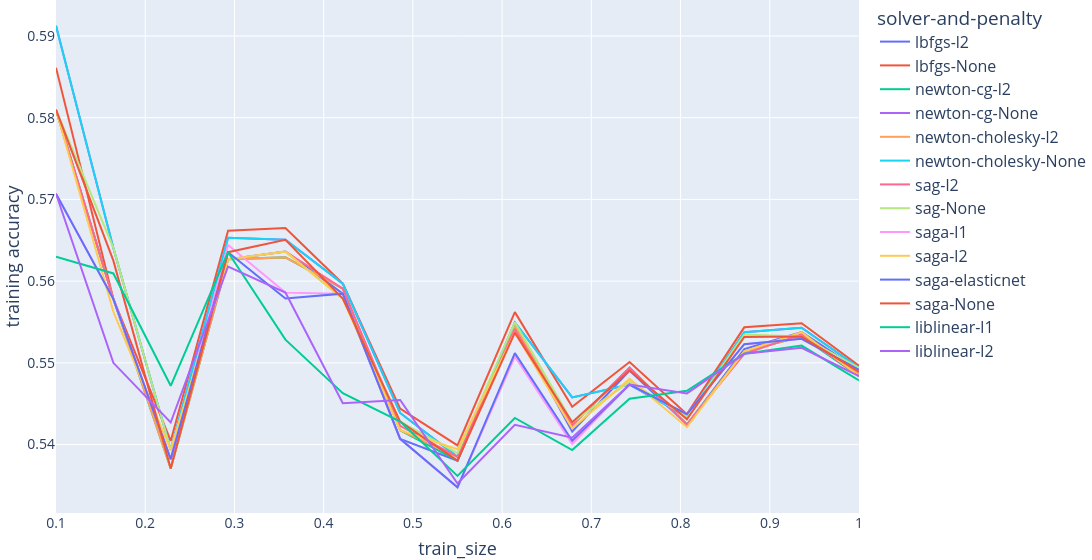
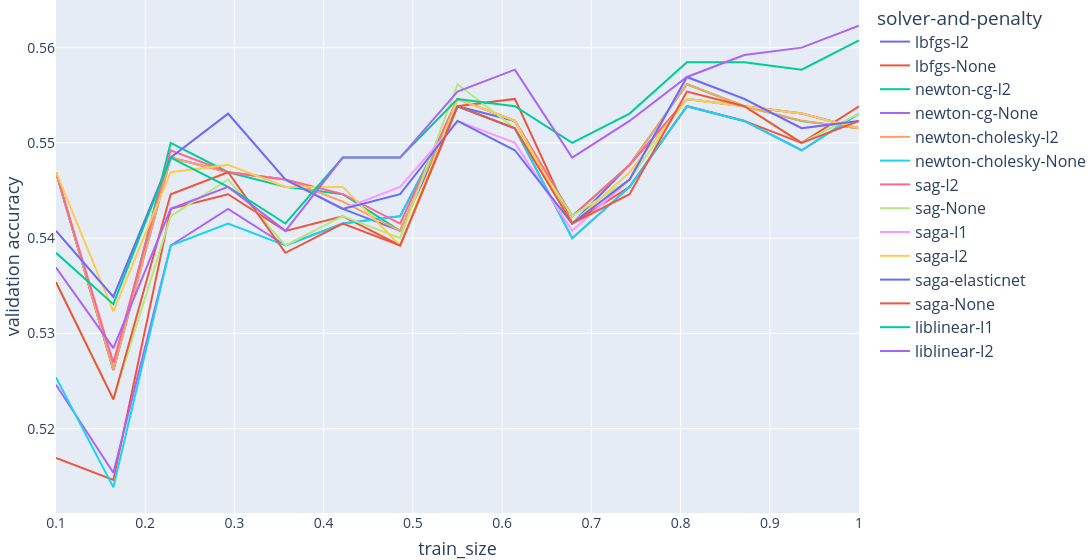

Notebook source saved alongside these figures, in order:
### Code cell
models = [
    LogisticRegression(solver='lbfgs', penalty='l2', max_iter = 100, random_state = seed),
    LogisticRegression(solver='lbfgs', penalty=None, max_iter = 100, random_state = seed),

    LogisticRegression(solver='newton-cg', penalty='l2', max_iter = 100, random_state = seed),
    LogisticRegression(solver='newton-cg', penalty=None, max_iter = 100, random_state = seed),

    LogisticRegression(solver='newton-cholesky', penalty='l2', max_iter = 100, random_state = seed),
    LogisticRegression(solver='newton-cholesky', penalty=None, max_iter = 100, random_state = seed),

    LogisticRegression(solver='sag', penalty='l2', max_iter = 100, random_state = seed),
    LogisticRegression(solver='sag', penalty=None, max_iter = 100, random_state = seed),

    LogisticRegression(solver='saga', penalty='l1', max_iter = 100, random_state = seed),
    LogisticRegression(solver='saga', penalty='l2', max_iter = 100, random_state = seed),
    LogisticRegression(solver='saga', penalty='elasticnet', l1_ratio=0.95, max_iter = 100, random_state = seed),
    LogisticRegression(solver='saga', penalty=None, max_iter = 100, random_state = seed),

    LogisticRegression(solver='liblinear', penalty='l1', max_iter = 100, random_state = seed),
    LogisticRegression(solver='liblinear', penalty='l2', max_iter = 100, random_state = seed),
    ]

train_sizes = np.linspace(0.1, 1.0, 15)

with warnings.catch_warnings():
    warnings.simplefilter("ignore", category=ConvergenceWarning)
    warnings.simplefilter("ignore", category=UserWarning)
    warnings.simplefilter("ignore", category=FutureWarning)

    data_size = len(wine_X_tr)
    train_accuracies = []
    val_accuracies = []
    param_value_str = []
    for model in models:
        train_acc_curve = []
        val_acc_curve = []
        np.random.seed(seed)
        for train_size in train_sizes:
            indices = np.random.choice(
                data_size, int(train_size * data_size), replace=False
            )
            wine_X_tr_batch = wine_X_tr[indices]
            wine_y_tr_batch = wine_y_tr.iloc[indices]
            model.fit(wine_X_tr_batch, wine_y_tr_batch)
            train_acc_curve.append(
                (train_size, model.score(wine_X_tr_batch, wine_y_tr_batch))
            )
            val_acc_curve.append((train_size, model.score(wine_X_val, wine_y_val)))
        param_value_str.append(str(model.__getattribute__("solver")) + "-" + str(model.__getattribute__("penalty")))
        train_accuracies.append(train_acc_curve)
        val_accuracies.append(val_acc_curve)

    plot_curves(
        train_accuracies,
        param_value_str,
        "train_size",
        "training accuracy",
        "solver-and-penalty",
        f"train_{"solver-and-penalty"}",
    )
    plot_curves(
        val_accuracies,
        param_value_str,
        "train_size",
        "validation accuracy",
        "solver-and-penalty",
        f"validation_{"solver-and-penalty"}",
    )

### Figure 1 — Plotly figure (JSON) as saved in the notebook; plotly's stock layout.template omitted (floating-point values rounded to 4 significant figures)
{"data": [{"hovertemplate": "solver-and-penalty=lbfgs-l2<br>train_size=%{x}<br>training accuracy=%{y}<extra></extra>", "legendgroup": "lbfgs-l2", "line": {"color": "#636efa", "dash": "solid"}, "marker": {"symbol": "circle"}, "mode": "lines", "name": "lbfgs-l2", "orientation": "v", "showlegend": true, "type": "scatter", "x": [0.1, 0.1643, 0.2286, 0.2929, 0.3571, 0.4214, 0.4857, 0.55, 0.6143, 0.6786, 0.7429, 0.8071, 0.8714, 0.9357, 1.0], "xaxis": "x", "y": [0.581, 0.5578, 0.5382, 0.5627, 0.5636, 0.5585, 0.5407, 0.538, 0.5545, 0.5416, 0.5491, 0.5424, 0.5517, 0.5538, 0.5491], "yaxis": "y"}, {"hovertemplate": "solver-and-penalty=lbfgs-None<br>train_size=%{x}<br>training accuracy=%{y}<extra></extra>", "legendgroup": "lbfgs-None", "line": {"color": "#EF553B", "dash": "solid"}, "marker": {"symbol": "circle"}, "mode": "lines", "name": "lbfgs-None", "orientation": "v", "showlegend": true, "type": "scatter", "x": [0.1, 0.1643, 0.2286, 0.2929, 0.3571, 0.4214, 0.4857, 0.55, 0.6143, 0.6786, 0.7429, 0.8071, 0.8714, 0.9357, 1.0], "xaxis": "x", "y": [0.5861, 0.5578, 0.5404, 0.5662, 0.5665, 0.5597, 0.5444, 0.5399, 0.5562, 0.5446, 0.5501, 0.5437, 0.5543, 0.5549, 0.5497], "yaxis": "y"}, {"hovertemplate": "solver-and-penalty=newton-cg-l2<br>train_size=%{x}<br>training accuracy=%{y}<extra></extra>", "legendgroup": "newton-cg-l2", "line": {"color": "#00cc96", "dash": "solid"}, "marker": {"symbol": "circle"}, "mode": "lines", "name": "newton-cg-l2", "orientation": "v", "showlegend": true, "type": "scatter", "x": [0.1, 0.1643, 0.2286, 0.2929, 0.3571, 0.4214, 0.4857, 0.55, 0.6143, 0.6786, 0.7429, 0.8071, 0.8714, 0.9357, 1.0], "xaxis": "x", "y": [0.581, 0.5578, 0.5371, 0.5627, 0.5629, 0.5591, 0.5418, 0.538, 0.5545, 0.5424, 0.5494, 0.5424, 0.5514, 0.5532, 0.5484], "yaxis": "y"}, {"hovertemplate": "solver-and-penalty=newton-cg-None<br>train_size=%{x}<br>training accuracy=%{y}<extra></extra>", "legendgroup": "newton-cg-None", "line": {"color": "#ab63fa", "dash": "solid"}, "marker": {"symbol": "circle"}, "mode": "lines", "name": "newton-cg-None", "orientation": "v", "showlegend": true, "type": "scatter", "x": [0.1, 0.1643, 0.2286, 0.2929, 0.3571, 0.4214, 0.4857, 0.55, 0.6143, 0.6786, 0.7429, 0.8071, 0.8714, 0.9357, 1.0], "xaxis": "x", "y": [0.5913, 0.5641, 0.5393, 0.5653, 0.5651, 0.5597, 0.5439, 0.5385, 0.555, 0.5458, 0.5473, 0.5434, 0.5538, 0.5543, 0.5494], "yaxis": "y"}, {"hovertemplate": "solver-and-penalty=newton-cholesky-l2<br>train_size=%{x}<br>training accuracy=%{y}<extra></extra>", "legendgroup": "newton-cholesky-l2", "line": {"color": "#FFA15A", "dash": "solid"}, "marker": {"symbol": "circle"}, "mode": "lines", "name": "newton-cholesky-l2", "orientation": "v", "showlegend": true, "type": "scatter", "x": [0.1, 0.1643, 0.2286, 0.2929, 0.3571, 0.4214, 0.4857, 0.55, 0.6143, 0.6786, 0.7429, 0.8071, 0.8714, 0.9357, 1.0], "xaxis": "x", "y": [0.581, 0.5578, 0.5371, 0.5627, 0.5629, 0.5591, 0.5418, 0.5385, 0.5545, 0.5424, 0.5494, 0.5424, 0.5514, 0.5532, 0.5486], "yaxis": "y"}, {"hovertemplate": "solver-and-penalty=newton-cholesky-None<br>train_size=%{x}<br>training accuracy=%{y}<extra></extra>", "legendgroup": "newton-cholesky-None", "line": {"color": "#19d3f3", "dash": "solid"}, "marker": {"symbol": "circle"}, "mode": "lines", "name": "newton-cholesky-None", "orientation": "v", "showlegend": true, "type": "scatter", "x": [0.1, 0.1643, 0.2286, 0.2929, 0.3571, 0.4214, 0.4857, 0.55, 0.6143, 0.6786, 0.7429, 0.8071, 0.8714, 0.9357, 1.0], "xaxis": "x", "y": [0.5913, 0.5641, 0.5393, 0.5653, 0.5651, 0.5597, 0.5439, 0.5385, 0.555, 0.5458, 0.5473, 0.5434, 0.5538, 0.5543, 0.5494], "yaxis": "y"}, {"hovertemplate": "solver-and-penalty=sag-l2<br>train_size=%{x}<br>training accuracy=%{y}<extra></extra>", "legendgroup": "sag-l2", "line": {"color": "#FF6692", "dash": "solid"}, "marker": {"symbol": "circle"}, "mode": "lines", "name": "sag-l2", "orientation": "v", "showlegend": true, "type": "scatter", "x": [0.1, 0.1643, 0.2286, 0.2929, 0.3571, 0.4214, 0.4857, 0.55, 0.6143, 0.6786, 0.7429, 0.8071, 0.8714, 0.9357, 1.0], "xaxis": "x", "y": [0.581, 0.5578, 0.5382, 0.5627, 0.5636, 0.5591, 0.5423, 0.5385, 0.5541, 0.5424, 0.5494, 0.5424, 0.5511, 0.5535, 0.5484], "yaxis": "y"}, {"hovertemplate": "solver-and-penalty=sag-None<br>train_size=%{x}<br>training accuracy=%{y}<extra></extra>", "legendgroup": "sag-None", "line": {"color": "#B6E880", "dash": "solid"}, "marker": {"symbol": "circle"}, "mode": "lines", "name": "sag-None", "orientation": "v", "showlegend": true, "type": "scatter", "x": [0.1, 0.1643, 0.2286, 0.2929, 0.3571, 0.4214, 0.4857, 0.55, 0.6143, 0.6786, 0.7429, 0.8071, 0.8714, 0.9357, 1.0], "xaxis": "x", "y": [0.581, 0.5641, 0.5393, 0.5627, 0.5636, 0.5579, 0.5428, 0.539, 0.555, 0.5427, 0.5477, 0.5434, 0.5535, 0.5532, 0.5494], "yaxis": "y"}, {"hovertemplate": "solver-and-penalty=saga-l1<br>train_size=%{x}<br>training accuracy=%{y}<extra></extra>", "legendgroup": "saga-l1", "line": {"color": "#FF97FF", "dash": "solid"}, "marker": {"symbol": "circle"}, "mode": "lines", "name": "saga-l1", "orientation": "v", "showlegend": true, "type": "scatter", "x": [0.1, 0.1643, 0.2286, 0.2929, 0.3571, 0.4214, 0.4857, 0.55, 0.6143, 0.6786, 0.7429, 0.8071, 0.8714, 0.9357, 1.0], "xaxis": "x", "y": [0.5707, 0.5578, 0.5382, 0.5644, 0.5586, 0.5585, 0.5407, 0.5348, 0.5508, 0.5401, 0.5473, 0.5437, 0.5523, 0.5529, 0.5491], "yaxis": "y"}, {"hovertemplate": "solver-and-penalty=saga-l2<br>train_size=%{x}<br>training accuracy=%{y}<extra></extra>", "legendgroup": "saga-l2", "line": {"color": "#FECB52", "dash": "solid"}, "marker": {"symbol": "circle"}, "mode": "lines", "name": "saga-l2", "orientation": "v", "showlegend": true, "type": "scatter", "x": [0.1, 0.1643, 0.2286, 0.2929, 0.3571, 0.4214, 0.4857, 0.55, 0.6143, 0.6786, 0.7429, 0.8071, 0.8714, 0.9357, 1.0], "xaxis": "x", "y": [0.581, 0.5563, 0.5393, 0.5627, 0.5636, 0.5579, 0.5418, 0.5394, 0.5537, 0.542, 0.548, 0.5421, 0.5514, 0.5538, 0.5484], "yaxis": "y"}, {"hovertemplate": "solver-and-penalty=saga-elasticnet<br>train_size=%{x}<br>training accuracy=%{y}<extra></extra>", "legendgroup": "saga-elasticnet", "line": {"color": "#636efa", "dash": "solid"}, "marker": {"symbol": "circle"}, "mode": "lines", "name": "saga-elasticnet", "orientation": "v", "showlegend": true, "type": "scatter", "x": [0.1, 0.1643, 0.2286, 0.2929, 0.3571, 0.4214, 0.4857, 0.55, 0.6143, 0.6786, 0.7429, 0.8071, 0.8714, 0.9357, 1.0], "xaxis": "x", "y": [0.5707, 0.5578, 0.5382, 0.5635, 0.5579, 0.5585, 0.5407, 0.5348, 0.5512, 0.5405, 0.5473, 0.5437, 0.5523, 0.5529, 0.5491], "yaxis": "y"}, {"hovertemplate": "solver-and-penalty=saga-None<br>train_size=%{x}<br>training accuracy=%{y}<extra></extra>", "legendgroup": "saga-None", "line": {"color": "#EF553B", "dash": "solid"}, "marker": {"symbol": "circle"}, "mode": "lines", "name": "saga-None", "orientation": "v", "showlegend": true, "type": "scatter", "x": [0.1, 0.1643, 0.2286, 0.2929, 0.3571, 0.4214, 0.4857, 0.55, 0.6143, 0.6786, 0.7429, 0.8071, 0.8714, 0.9357, 1.0], "xaxis": "x", "y": [0.581, 0.5625, 0.5371, 0.5635, 0.5651, 0.5579, 0.5428, 0.538, 0.5537, 0.5427, 0.5491, 0.5431, 0.5532, 0.5532, 0.5489], "yaxis": "y"}, {"hovertemplate": "solver-and-penalty=liblinear-l1<br>train_size=%{x}<br>training accuracy=%{y}<extra></extra>", "legendgroup": "liblinear-l1", "line": {"color": "#00cc96", "dash": "solid"}, "marker": {"symbol": "circle"}, "mode": "lines", "name": "liblinear-l1", "orientation": "v", "showlegend": true, "type": "scatter", "x": [0.1, 0.1643, 0.2286, 0.2929, 0.3571, 0.4214, 0.4857, 0.55, 0.6143, 0.6786, 0.7429, 0.8071, 0.8714, 0.9357, 1.0], "xaxis": "x", "y": [0.563, 0.5609, 0.5472, 0.5635, 0.5528, 0.5463, 0.5428, 0.5362, 0.5433, 0.5393, 0.5456, 0.5466, 0.5511, 0.5521, 0.5479], "yaxis": "y"}, {"hovertemplate": "solver-and-penalty=liblinear-l2<br>train_size=%{x}<br>training accuracy=%{y}<extra></extra>", "legendgroup": "liblinear-l2", "line": {"color": "#ab63fa", "dash": "solid"}, "marker": {"symbol": "circle"}, "mode": "lines", "name": "liblinear-l2", "orientation": "v", "showlegend": true, "type": "scatter", "x": [0.1, 0.1643, 0.2286, 0.2929, 0.3571, 0.4214, 0.4857, 0.55, 0.6143, 0.6786, 0.7429, 0.8071, 0.8714, 0.9357, 1.0], "xaxis": "x", "y": [0.5707, 0.55, 0.5427, 0.5618, 0.5586, 0.5451, 0.5455, 0.5352, 0.5424, 0.5408, 0.5473, 0.5463, 0.5511, 0.5518, 0.5484], "yaxis": "y"}], "layout": {"font": {"size": 18}, "legend": {"font": {"size": 16}, "title": {"text": "solver-and-penalty"}, "tracegroupgap": 0}, "margin": {"b": 0, "l": 0, "r": 0, "t": 0}, "width": 1200, "xaxis": {"anchor": "y", "domain": [0, 1], "tickfont": {"size": 14}, "title": {"font": {"size": 18}, "text": "train_size"}}, "yaxis": {"anchor": "x", "domain": [0, 1], "tickfont": {"size": 14}, "title": {"font": {"size": 18}, "text": "training accuracy"}}}}

### Figure 2 — Plotly figure (JSON) as saved in the notebook; plotly's stock layout.template omitted (floating-point values rounded to 4 significant figures)
{"data": [{"hovertemplate": "solver-and-penalty=lbfgs-l2<br>train_size=%{x}<br>validation accuracy=%{y}<extra></extra>", "legendgroup": "lbfgs-l2", "line": {"color": "#636efa", "dash": "solid"}, "marker": {"symbol": "circle"}, "mode": "lines", "name": "lbfgs-l2", "orientation": "v", "showlegend": true, "type": "scatter", "x": [0.1, 0.1643, 0.2286, 0.2929, 0.3571, 0.4214, 0.4857, 0.55, 0.6143, 0.6786, 0.7429, 0.8071, 0.8714, 0.9357, 1.0], "xaxis": "x", "y": [0.5469, 0.5262, 0.5485, 0.5469, 0.5462, 0.5431, 0.5408, 0.5538, 0.5523, 0.5415, 0.5477, 0.5546, 0.5538, 0.5531, 0.5515], "yaxis": "y"}, {"hovertemplate": "solver-and-penalty=lbfgs-None<br>train_size=%{x}<br>validation accuracy=%{y}<extra></extra>", "legendgroup": "lbfgs-None", "line": {"color": "#EF553B", "dash": "solid"}, "marker": {"symbol": "circle"}, "mode": "lines", "name": "lbfgs-None", "orientation": "v", "showlegend": true, "type": "scatter", "x": [0.1, 0.1643, 0.2286, 0.2929, 0.3571, 0.4214, 0.4857, 0.55, 0.6143, 0.6786, 0.7429, 0.8071, 0.8714, 0.9357, 1.0], "xaxis": "x", "y": [0.5169, 0.5146, 0.5431, 0.5446, 0.5408, 0.5423, 0.5392, 0.5538, 0.5546, 0.5415, 0.5454, 0.5538, 0.5523, 0.55, 0.5538], "yaxis": "y"}, {"hovertemplate": "solver-and-penalty=newton-cg-l2<br>train_size=%{x}<br>validation accuracy=%{y}<extra></extra>", "legendgroup": "newton-cg-l2", "line": {"color": "#00cc96", "dash": "solid"}, "marker": {"symbol": "circle"}, "mode": "lines", "name": "newton-cg-l2", "orientation": "v", "showlegend": true, "type": "scatter", "x": [0.1, 0.1643, 0.2286, 0.2929, 0.3571, 0.4214, 0.4857, 0.55, 0.6143, 0.6786, 0.7429, 0.8071, 0.8714, 0.9357, 1.0], "xaxis": "x", "y": [0.5469, 0.5262, 0.55, 0.5469, 0.5454, 0.5446, 0.5408, 0.5546, 0.5523, 0.5423, 0.5477, 0.5562, 0.5538, 0.5523, 0.5515], "yaxis": "y"}, {"hovertemplate": "solver-and-penalty=newton-cg-None<br>train_size=%{x}<br>validation accuracy=%{y}<extra></extra>", "legendgroup": "newton-cg-None", "line": {"color": "#ab63fa", "dash": "solid"}, "marker": {"symbol": "circle"}, "mode": "lines", "name": "newton-cg-None", "orientation": "v", "showlegend": true, "type": "scatter", "x": [0.1, 0.1643, 0.2286, 0.2929, 0.3571, 0.4214, 0.4857, 0.55, 0.6143, 0.6786, 0.7429, 0.8071, 0.8714, 0.9357, 1.0], "xaxis": "x", "y": [0.5246, 0.5154, 0.5392, 0.5431, 0.5392, 0.5415, 0.5423, 0.5538, 0.5515, 0.54, 0.5454, 0.5538, 0.5523, 0.5492, 0.5531], "yaxis": "y"}, {"hovertemplate": "solver-and-penalty=newton-cholesky-l2<br>train_size=%{x}<br>validation accuracy=%{y}<extra></extra>", "legendgroup": "newton-cholesky-l2", "line": {"color": "#FFA15A", "dash": "solid"}, "marker": {"symbol": "circle"}, "mode": "lines", "name": "newton-cholesky-l2", "orientation": "v", "showlegend": true, "type": "scatter", "x": [0.1, 0.1643, 0.2286, 0.2929, 0.3571, 0.4214, 0.4857, 0.55, 0.6143, 0.6786, 0.7429, 0.8071, 0.8714, 0.9357, 1.0], "xaxis": "x", "y": [0.5469, 0.5262, 0.5485, 0.5469, 0.5462, 0.5438, 0.5408, 0.5546, 0.5523, 0.5423, 0.5477, 0.5562, 0.5538, 0.5523, 0.5515], "yaxis": "y"}, {"hovertemplate": "solver-and-penalty=newton-cholesky-None<br>train_size=%{x}<br>validation accuracy=%{y}<extra></extra>", "legendgroup": "newton-cholesky-None", "line": {"color": "#19d3f3", "dash": "solid"}, "marker": {"symbol": "circle"}, "mode": "lines", "name": "newton-cholesky-None", "orientation": "v", "showlegend": true, "type": "scatter", "x": [0.1, 0.1643, 0.2286, 0.2929, 0.3571, 0.4214, 0.4857, 0.55, 0.6143, 0.6786, 0.7429, 0.8071, 0.8714, 0.9357, 1.0], "xaxis": "x", "y": [0.5254, 0.5138, 0.5392, 0.5415, 0.5392, 0.5415, 0.5423, 0.5538, 0.5515, 0.54, 0.5454, 0.5538, 0.5523, 0.5492, 0.5531], "yaxis": "y"}, {"hovertemplate": "solver-and-penalty=sag-l2<br>train_size=%{x}<br>validation accuracy=%{y}<extra></extra>", "legendgroup": "sag-l2", "line": {"color": "#FF6692", "dash": "solid"}, "marker": {"symbol": "circle"}, "mode": "lines", "name": "sag-l2", "orientation": "v", "showlegend": true, "type": "scatter", "x": [0.1, 0.1643, 0.2286, 0.2929, 0.3571, 0.4214, 0.4857, 0.55, 0.6143, 0.6786, 0.7429, 0.8071, 0.8714, 0.9357, 1.0], "xaxis": "x", "y": [0.5469, 0.5269, 0.5492, 0.5469, 0.5462, 0.5446, 0.5415, 0.5546, 0.5523, 0.5423, 0.5477, 0.5546, 0.5538, 0.5531, 0.5515], "yaxis": "y"}, {"hovertemplate": "solver-and-penalty=sag-None<br>train_size=%{x}<br>validation accuracy=%{y}<extra></extra>", "legendgroup": "sag-None", "line": {"color": "#B6E880", "dash": "solid"}, "marker": {"symbol": "circle"}, "mode": "lines", "name": "sag-None", "orientation": "v", "showlegend": true, "type": "scatter", "x": [0.1, 0.1643, 0.2286, 0.2929, 0.3571, 0.4214, 0.4857, 0.55, 0.6143, 0.6786, 0.7429, 0.8071, 0.8714, 0.9357, 1.0], "xaxis": "x", "y": [0.5354, 0.5231, 0.5423, 0.5462, 0.5392, 0.5423, 0.54, 0.5562, 0.5515, 0.5423, 0.5462, 0.5546, 0.5538, 0.55, 0.5531], "yaxis": "y"}, {"hovertemplate": "solver-and-penalty=saga-l1<br>train_size=%{x}<br>validation accuracy=%{y}<extra></extra>", "legendgroup": "saga-l1", "line": {"color": "#FF97FF", "dash": "solid"}, "marker": {"symbol": "circle"}, "mode": "lines", "name": "saga-l1", "orientation": "v", "showlegend": true, "type": "scatter", "x": [0.1, 0.1643, 0.2286, 0.2929, 0.3571, 0.4214, 0.4857, 0.55, 0.6143, 0.6786, 0.7429, 0.8071, 0.8714, 0.9357, 1.0], "xaxis": "x", "y": [0.5408, 0.5338, 0.5485, 0.5531, 0.5462, 0.5431, 0.5454, 0.5523, 0.55, 0.5408, 0.5462, 0.5569, 0.5546, 0.5515, 0.5523], "yaxis": "y"}, {"hovertemplate": "solver-and-penalty=saga-l2<br>train_size=%{x}<br>validation accuracy=%{y}<extra></extra>", "legendgroup": "saga-l2", "line": {"color": "#FECB52", "dash": "solid"}, "marker": {"symbol": "circle"}, "mode": "lines", "name": "saga-l2", "orientation": "v", "showlegend": true, "type": "scatter", "x": [0.1, 0.1643, 0.2286, 0.2929, 0.3571, 0.4214, 0.4857, 0.55, 0.6143, 0.6786, 0.7429, 0.8071, 0.8714, 0.9357, 1.0], "xaxis": "x", "y": [0.5469, 0.5323, 0.5469, 0.5477, 0.5454, 0.5454, 0.5392, 0.5546, 0.5523, 0.5415, 0.5469, 0.5546, 0.5538, 0.5531, 0.5515], "yaxis": "y"}, {"hovertemplate": "solver-and-penalty=saga-elasticnet<br>train_size=%{x}<br>validation accuracy=%{y}<extra></extra>", "legendgroup": "saga-elasticnet", "line": {"color": "#636efa", "dash": "solid"}, "marker": {"symbol": "circle"}, "mode": "lines", "name": "saga-elasticnet", "orientation": "v", "showlegend": true, "type": "scatter", "x": [0.1, 0.1643, 0.2286, 0.2929, 0.3571, 0.4214, 0.4857, 0.55, 0.6143, 0.6786, 0.7429, 0.8071, 0.8714, 0.9357, 1.0], "xaxis": "x", "y": [0.5408, 0.5338, 0.5485, 0.5531, 0.5462, 0.5431, 0.5446, 0.5523, 0.5492, 0.5415, 0.5462, 0.5569, 0.5546, 0.5515, 0.5523], "yaxis": "y"}, {"hovertemplate": "solver-and-penalty=saga-None<br>train_size=%{x}<br>validation accuracy=%{y}<extra></extra>", "legendgroup": "saga-None", "line": {"color": "#EF553B", "dash": "solid"}, "marker": {"symbol": "circle"}, "mode": "lines", "name": "saga-None", "orientation": "v", "showlegend": true, "type": "scatter", "x": [0.1, 0.1643, 0.2286, 0.2929, 0.3571, 0.4214, 0.4857, 0.55, 0.6143, 0.6786, 0.7429, 0.8071, 0.8714, 0.9357, 1.0], "xaxis": "x", "y": [0.5354, 0.5231, 0.5446, 0.5469, 0.5385, 0.5415, 0.5392, 0.5538, 0.5515, 0.5415, 0.5446, 0.5554, 0.5538, 0.55, 0.5523], "yaxis": "y"}, {"hovertemplate": "solver-and-penalty=liblinear-l1<br>train_size=%{x}<br>validation accuracy=%{y}<extra></extra>", "legendgroup": "liblinear-l1", "line": {"color": "#00cc96", "dash": "solid"}, "marker": {"symbol": "circle"}, "mode": "lines", "name": "liblinear-l1", "orientation": "v", "showlegend": true, "type": "scatter", "x": [0.1, 0.1643, 0.2286, 0.2929, 0.3571, 0.4214, 0.4857, 0.55, 0.6143, 0.6786, 0.7429, 0.8071, 0.8714, 0.9357, 1.0], "xaxis": "x", "y": [0.5385, 0.5331, 0.5485, 0.5454, 0.5415, 0.5485, 0.5485, 0.5546, 0.5538, 0.55, 0.5531, 0.5585, 0.5585, 0.5577, 0.5608], "yaxis": "y"}, {"hovertemplate": "solver-and-penalty=liblinear-l2<br>train_size=%{x}<br>validation accuracy=%{y}<extra></extra>", "legendgroup": "liblinear-l2", "line": {"color": "#ab63fa", "dash": "solid"}, "marker": {"symbol": "circle"}, "mode": "lines", "name": "liblinear-l2", "orientation": "v", "showlegend": true, "type": "scatter", "x": [0.1, 0.1643, 0.2286, 0.2929, 0.3571, 0.4214, 0.4857, 0.55, 0.6143, 0.6786, 0.7429, 0.8071, 0.8714, 0.9357, 1.0], "xaxis": "x", "y": [0.5369, 0.5285, 0.5431, 0.5454, 0.5408, 0.5485, 0.5485, 0.5554, 0.5577, 0.5485, 0.5523, 0.5569, 0.5592, 0.56, 0.5623], "yaxis": "y"}], "layout": {"font": {"size": 18}, "legend": {"font": {"size": 16}, "title": {"text": "solver-and-penalty"}, "tracegroupgap": 0}, "margin": {"b": 0, "l": 0, "r": 0, "t": 0}, "width": 1200, "xaxis": {"anchor": "y", "domain": [0, 1], "tickfont": {"size": 14}, "title": {"font": {"size": 18}, "text": "train_size"}}, "yaxis": {"anchor": "x", "domain": [0, 1], "tickfont": {"size": 14}, "title": {"font": {"size": 18}, "text": "validation accuracy"}}}}
